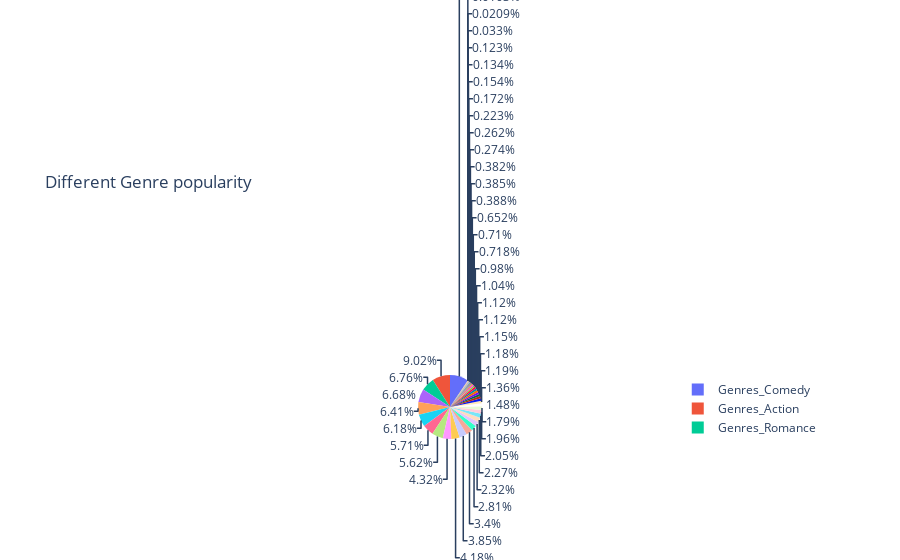

Notebook cell for this chart:
### Code cell
import plotly.express as px

fig = px.pie(df_genres_sum, values='Sum_Genre', names='Genre', title='Different Genre popularity')
fig.show()

### Figure 1 — Plotly figure (JSON) as saved in the notebook; plotly's stock layout.template omitted (floating-point values rounded to 4 significant figures)
{"data": [{"domain": {"x": [0, 1], "y": [0, 1]}, "hovertemplate": "Genre=%{label}<br>Sum_Genre=%{value}<extra></extra>", "labels": ["Genres_Action", "Genres_Adventure", "Genres_Cars", "Genres_Comedy", "Genres_Dementia", "Genres_Demons", "Genres_Drama", "Genres_Ecchi", "Genres_Fantasy", "Genres_Game", "Genres_Harem", "Genres_Hentai", "Genres_Historical", "Genres_Horror", "Genres_Josei", "Genres_Kids", "Genres_Magic", "Genres_Martial Arts", "Genres_Mecha", "Genres_Military", "Genres_Music", "Genres_Mystery", "Genres_Parody", "Genres_Police", "Genres_Psychological", "Genres_Romance", "Genres_Samurai", "Genres_School", "Genres_Sci-Fi", "Genres_Seinen", "Genres_Shoujo", "Genres_Shoujo Ai", "Genres_Shounen", "Genres_Shounen Ai", "Genres_Slice of Life", "Genres_Space", "Genres_Sports", "Genres_Super Power", "Genres_Supernatural", "Genres_Thriller", "Genres_Vampire", "Genres_Yaoi", "Genres_Yuri"], "legendgroup": "", "name": "", "showlegend": true, "type": "pie", "values": [47441235, 22741572, 173483, 49470549, 2040856, 7759396, 35136777, 10800346, 30043771, 7164129, 9418030, 1442891, 5886685, 6068606, 811654, 1376788, 11963869, 3431065, 5886747, 6181903, 3733667, 17894914, 5478475, 905849, 10315304, 35561037, 704582, 33691681, 21994058, 12202076, 6245298, 1175082, 32494913, 647116, 20236388, 2026708, 5154844, 14762995, 29543647, 3775652, 2011630, 110123, 54157]}], "layout": {"legend": {"tracegroupgap": 0}, "title": {"text": "Different Genre popularity"}}}
